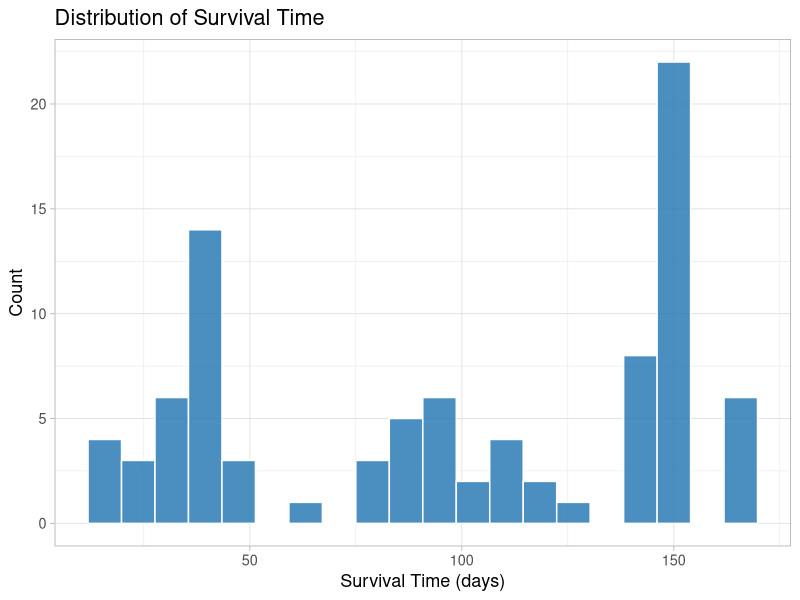
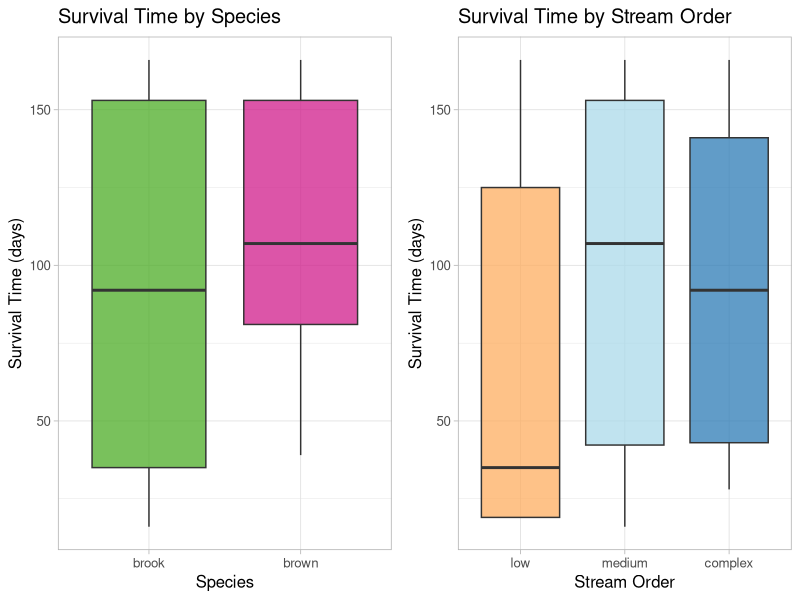
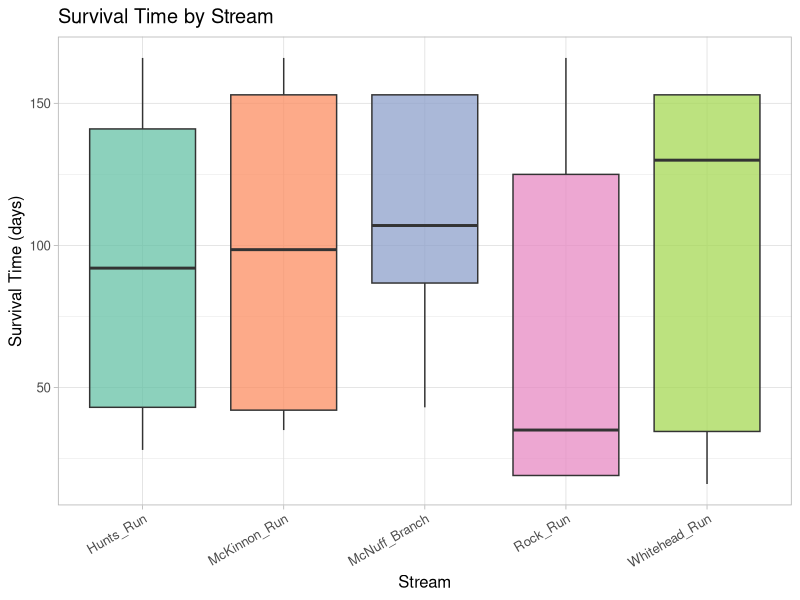
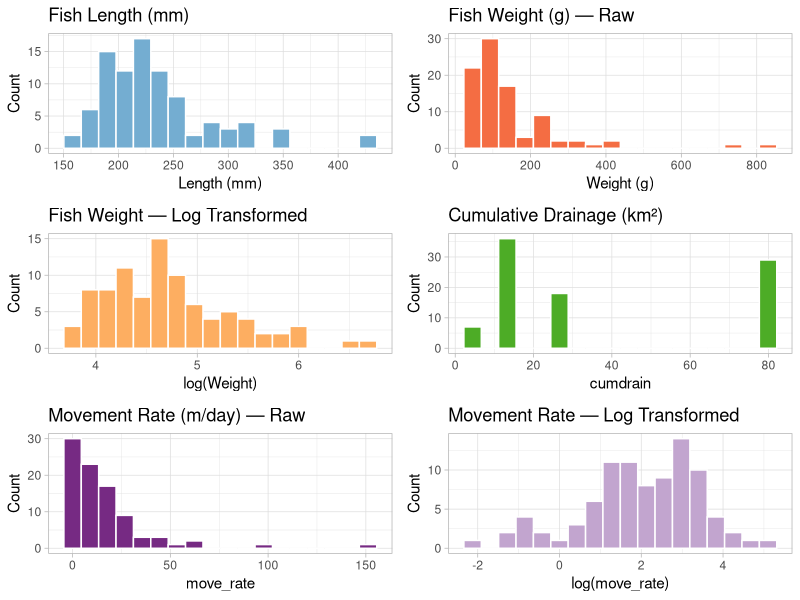
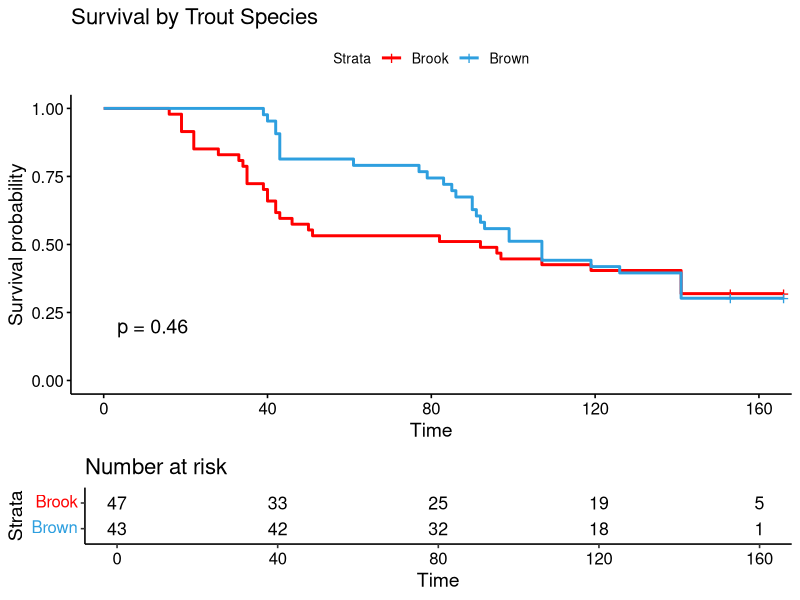
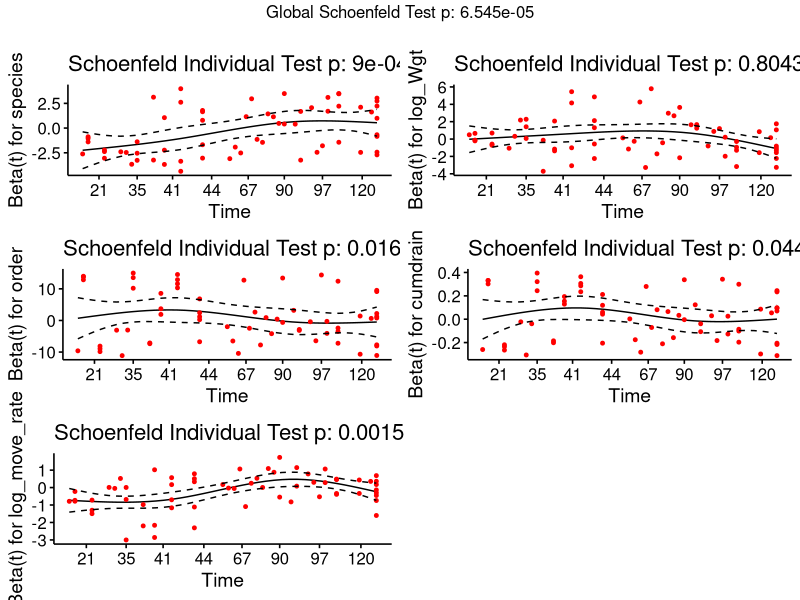
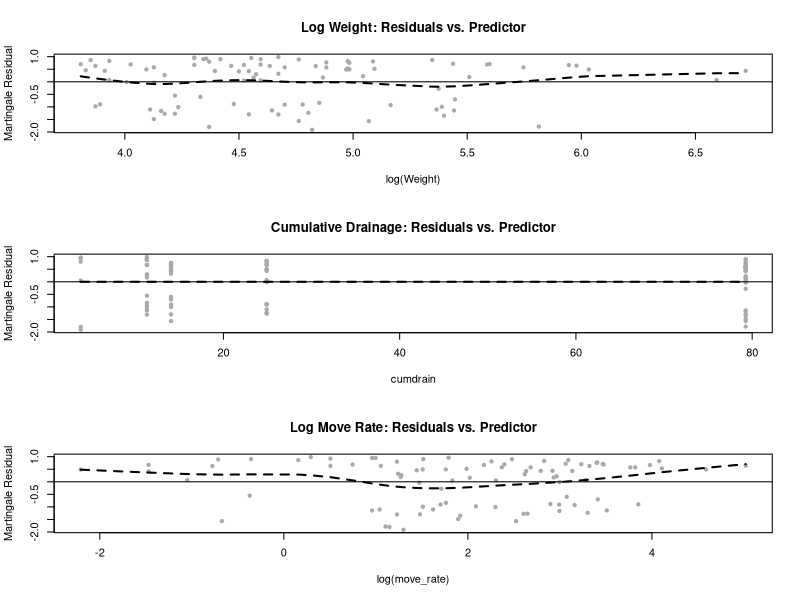
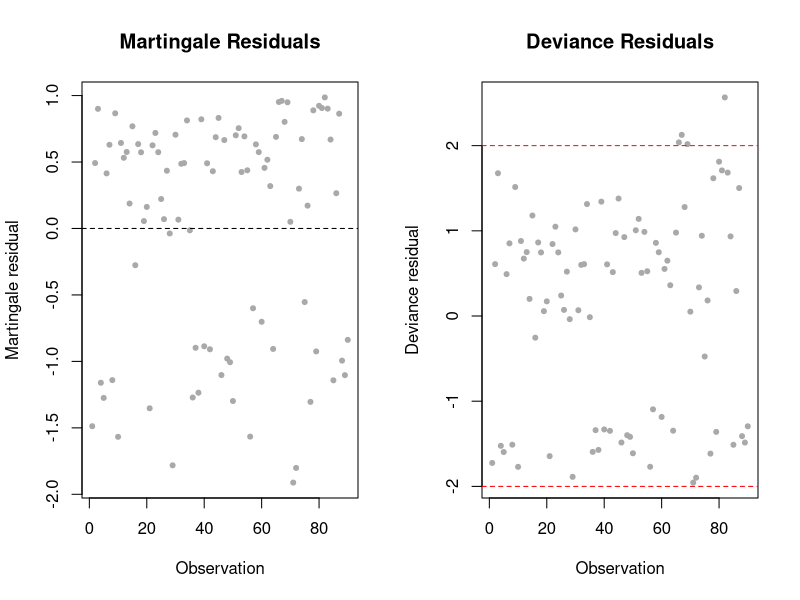

The R script that drew these images, in order:
## ---- chunk 1
knitr::opts_chunk$set(echo = TRUE, warning = FALSE, message = FALSE)
## ---- chunk 2
library(tidyr)
library(dplyr)
library(ggplot2)
library(survival)
library(survminer)
library(knitr)
library(kableExtra)
library(gridExtra)
## ---- chunk 3
trout_survival <- read.csv("data/troutsurvival_daily.csv", header = TRUE)

trout_survival$order <- factor(trout_survival$order, levels = c(1, 2, 4),
                               labels = c("low", "medium", "complex"))

trout_survival$death2 <- factor(trout_survival$death2, levels = c(0, 1),
                                labels = c("No", "Yes"))

trout_survival$stream  <- as.factor(trout_survival$stream)
trout_survival$species <- as.factor(trout_survival$species)

trout_survival <- trout_survival %>%
  select(-time1) %>%
  select(-death)

# Drop the 9 rows missing move_rate
trout_clean <- trout_survival %>% filter(!is.na(move_rate))

# Numeric event indicator (required for Surv())
trout_clean$event <- ifelse(trout_clean$death2 == "Yes", 1, 0)

# Log-transformed columns for regression
trout_clean$log_Wgt       <- log(trout_clean$Wgt)
trout_clean$log_move_rate <- log(trout_clean$move_rate)

cat("Dimensions after removing NAs:", nrow(trout_clean), "observations,",
    ncol(trout_clean), "variables\n")
## ---- chunk 4
num_vars <- trout_clean[, c("Lgt", "Wgt", "move_rate", "cumdrain")]
cor(num_vars, use = "complete.obs")
## ---- chunk 5
summary_stats <- trout_clean %>%
  summarise(
    Min    = min(time2),
    Q1     = quantile(time2, 0.25),
    Median = median(time2),
    Mean   = round(mean(time2), 1),
    Q3     = quantile(time2, 0.75),
    Max    = max(time2),
    SD     = round(sd(time2), 1)
  )

kable(summary_stats, caption = "Summary Statistics: Survival Time (days)") %>%
  kable_styling(bootstrap_options = c("striped", "hover"), full_width = FALSE)
## ---- chunk 6
ggplot(trout_clean, aes(x = time2)) +
  geom_histogram(bins = 20, fill = "#2c7bb6", color = "white", alpha = 0.85) +
  labs(title = "Distribution of Survival Time",
       x = "Survival Time (days)", y = "Count") +
  theme_light(base_size = 13)
## ---- chunk 7
sp_tbl <- trout_clean %>% count(species) %>%
  mutate(Proportion = round(n / sum(n), 3)) %>%
  rename(Species = species, Count = n)

st_tbl <- trout_clean %>% count(stream) %>%
  mutate(Proportion = round(n / sum(n), 3)) %>%
  rename(Stream = stream, Count = n)

or_tbl <- trout_clean %>% count(order) %>%
  mutate(Proportion = round(n / sum(n), 3)) %>%
  rename(Order = order, Count = n)

ev_tbl <- trout_clean %>% count(death2) %>%
  mutate(Proportion = round(n / sum(n), 3)) %>%
  rename(Died = death2, Count = n)

kable(sp_tbl, caption = "Species Distribution") %>%
  kable_styling(bootstrap_options = "striped", full_width = FALSE)

kable(st_tbl, caption = "Stream Distribution") %>%
  kable_styling(bootstrap_options = "striped", full_width = FALSE)

kable(or_tbl, caption = "Stream Order Distribution") %>%
  kable_styling(bootstrap_options = "striped", full_width = FALSE)

kable(ev_tbl, caption = "Event (Death) Distribution") %>%
  kable_styling(bootstrap_options = "striped", full_width = FALSE)
## ---- chunk 8
cat_species <- ggplot(trout_clean, aes(x = species, y = time2, fill = species)) +
  geom_boxplot(alpha = 0.75, outlier.shape = 16) +
  scale_fill_manual(values = c("#4dac26", "#d01c8b")) +
  labs(title = "Survival Time by Species", x = "Species", y = "Survival Time (days)") +
  theme_light(base_size = 12) + theme(legend.position = "none")

cat_order <- ggplot(trout_clean, aes(x = order, y = time2, fill = order)) +
  geom_boxplot(alpha = 0.75, outlier.shape = 16) +
  scale_fill_manual(values = c("#fdae61", "#abd9e9", "#2c7bb6")) +
  labs(title = "Survival Time by Stream Order", x = "Stream Order",
       y = "Survival Time (days)") +
  theme_light(base_size = 12) + theme(legend.position = "none")

grid.arrange(cat_species, cat_order, ncol = 2)
## ---- chunk 9
cat_stream <- ggplot(trout_clean, aes(x = stream, y = time2, fill = stream)) +
  geom_boxplot(alpha = 0.75, outlier.shape = 16) +
  scale_fill_brewer(palette = "Set2") +
  labs(title = "Survival Time by Stream", x = "Stream", y = "Survival Time (days)") +
  theme_light(base_size = 12) +
  theme(axis.text.x = element_text(angle = 30, hjust = 1), legend.position = "none")

cat_stream
## ---- chunk 10
summary(trout_clean[, c("Lgt", "Wgt", "cumdrain", "move_rate")])
## ---- chunk 11
h1 <- ggplot(trout_clean, aes(x = Lgt)) +
  geom_histogram(bins = 18, fill = "#74add1", color = "white") +
  labs(title = "Fish Length (mm)", x = "Length (mm)", y = "Count") + theme_light()

h2 <- ggplot(trout_clean, aes(x = Wgt)) +
  geom_histogram(bins = 18, fill = "#f46d43", color = "white") +
  labs(title = "Fish Weight (g) — Raw", x = "Weight (g)", y = "Count") + theme_light()

h3 <- ggplot(trout_clean, aes(x = log_Wgt)) +
  geom_histogram(bins = 18, fill = "#fdae61", color = "white") +
  labs(title = "Fish Weight — Log Transformed", x = "log(Weight)", y = "Count") +
  theme_light()

h4 <- ggplot(trout_clean, aes(x = cumdrain)) +
  geom_histogram(bins = 18, fill = "#4dac26", color = "white") +
  labs(title = "Cumulative Drainage (km²)", x = "cumdrain", y = "Count") + theme_light()

h5 <- ggplot(trout_clean, aes(x = move_rate)) +
  geom_histogram(bins = 18, fill = "#762a83", color = "white") +
  labs(title = "Movement Rate (m/day) — Raw", x = "move_rate", y = "Count") + theme_light()

h6 <- ggplot(trout_clean, aes(x = log_move_rate)) +
  geom_histogram(bins = 18, fill = "#c2a5cf", color = "white") +
  labs(title = "Movement Rate — Log Transformed", x = "log(move_rate)", y = "Count") +
  theme_light()

grid.arrange(h1, h2, h3, h4, h5, h6, ncol = 2)
## ---- chunk 12
surv_obj <- Surv(time = trout_clean$time2, event = trout_clean$event)
km_fit   <- survfit(Surv(time2, event) ~ species, data = trout_clean)
print(summary(km_fit), digits = 4)
## ---- chunk 13
ggsurvplot(km_fit,
           data        = trout_clean,
           pval        = TRUE,
           risk.table  = TRUE,
           palette     = c("red", "#2E9FDF"),
           legend.labs = c("Brook", "Brown"),
           title       = "Survival by Trout Species")
## ---- chunk 14
surv_diff <- survdiff(surv_obj ~ species, data = trout_clean)
surv_diff
## ---- chunk 15
model1 <- coxph(surv_obj ~ species + Lgt + Wgt + stream + order +
                  cumdrain + move_rate, data = trout_clean)
summary(model1)
## ---- chunk 16
# Confirm perfect collinearity between stream and order
table(trout_clean$order, trout_clean$stream)
## ---- chunk 17
model2 <- coxph(surv_obj ~ species + Lgt + Wgt + stream +
                  cumdrain + move_rate, data = trout_clean)
summary(model2)
## ---- chunk 18
model3 <- coxph(surv_obj ~ species + log_Wgt + order +
                  cumdrain + log_move_rate, data = trout_clean)
summary(model3)
## ---- chunk 19
AIC(model1, model2, model3)
## ---- chunk 20
ph_test <- cox.zph(model3)
print(ph_test)
## ---- chunk 21
ggcoxzph(ph_test)
## ---- chunk 22
Y  <- resid(model3, type = "martingale")
x1 <- trout_clean$log_Wgt
x2 <- trout_clean$cumdrain
x3 <- trout_clean$log_move_rate

par(mfrow = c(3, 1))

# Log Weight
plot(Y ~ x1, pch = 20, col = "darkgrey",
     ylab = "Martingale Residual", xlab = "log(Weight)",
     main = "Log Weight: Residuals vs. Predictor")
abline(h = 0)
lines(smooth.spline(Y ~ x1, df = 6), lty = 2, lwd = 2)

# Cumdrain
plot(Y ~ x2, pch = 20, col = "darkgrey",
     ylab = "Martingale Residual", xlab = "cumdrain",
     main = "Cumulative Drainage: Residuals vs. Predictor")
abline(h = 0)
lines(smooth.spline(Y ~ x2, df = 6), lty = 2, lwd = 2)

# Log Move Rate
plot(Y ~ x3, pch = 20, col = "darkgrey",
     ylab = "Martingale Residual", xlab = "log(move_rate)",
     main = "Log Move Rate: Residuals vs. Predictor")
abline(h = 0)
lines(smooth.spline(Y ~ x3, df = 6), lty = 2, lwd = 2)
## ---- chunk 23
par(mfrow = c(1, 2))

plot(resid(model3, type = "martingale"),
     ylab = "Martingale residual", xlab = "Observation",
     main = "Martingale Residuals", pch = 20, col = "darkgrey")
abline(h = 0, lty = 2)

plot(resid(model3, type = "deviance"),
     ylab = "Deviance residual", xlab = "Observation",
     main = "Deviance Residuals", pch = 20, col = "darkgrey")
abline(h = c(-2, 2), lty = 2, col = "red")
## ---- chunk 24
# Correlation matrix for final model continuous predictors
cont_vars <- trout_clean[, c("log_Wgt", "cumdrain", "log_move_rate")]
cor(cont_vars)
## ---- chunk 25
pairs(trout_clean[, c("log_Wgt", "cumdrain", "log_move_rate")],
      main = "Scatterplot Matrix of Continuous Predictors",
      pch = 20, col = "darkgrey")
